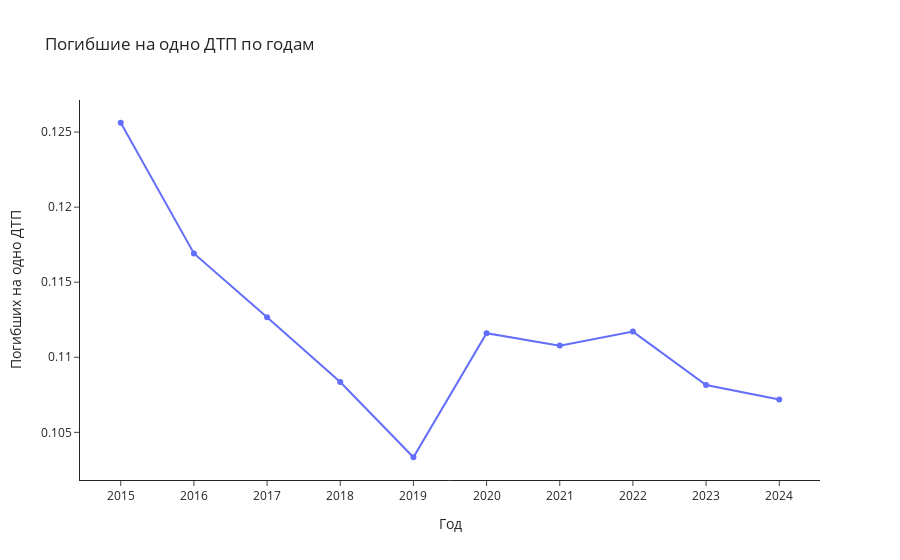

The notebook cell this image was saved under:
### Markdown cell above
## Погибшие на одно ДТП по годам (интерактивно)

В этом блоке мы:
- Выполняем SQL-запрос к базе SQLite, чтобы получить по годам количество аварий и суммарное число погибших;
- Вычисляем показатель «погибших на одно ДТП»;
- Сохраняем результат в HTML для просмотра в браузере.

### Code cell
import sys, os
import plotly.express as px
from utils import run_query, save_html

# добавляем путь к utils.py
sys.path.append(os.path.abspath("../scripts"))

# директория для интерактивных графиков
FIG_DIR_INT = os.path.join("figures", "interactive")
os.makedirs(FIG_DIR_INT, exist_ok=True)

# SQL-запрос: агрегируем число ДТП и погибших по годам
sql = """
SELECT
  CAST(strftime('%Y', datetime) AS INTEGER) AS year,
  COUNT(*)                                   AS accident_count,
  SUM(dead_count)                            AS death_count
FROM accidents
GROUP BY year
ORDER BY year
"""
severity_by_year = run_query(conn, sql)

# рассчитываем погибших на одно ДТП
severity_by_year['deaths_per_accident'] = (
    severity_by_year['death_count'] / severity_by_year['accident_count']
)

# индексы для оси X
idx = list(range(len(severity_by_year)))

# строим интерактивный график
fig = px.line(
    x=idx,
    y=severity_by_year['deaths_per_accident'],
    markers=True,
    title='Погибшие на одно ДТП по годам'
)
fig.update_layout(
    xaxis=dict(
        tickmode='array',
        tickvals=idx,
        ticktext=severity_by_year['year'].astype(str).tolist()
    ),
    xaxis_title='Год',
    yaxis_title='Погибших на одно ДТП',
    template='simple_white'
)

# сохраняем интерактивный HTML
output_path = os.path.join(FIG_INT_DIR, "deaths_per_accident_by_year.html")
save_html(fig, output_path)

# показываем в ноутбуке
fig.show()

### Figure 1 — Plotly figure (JSON) as saved in the notebook; plotly's stock layout.template omitted (floating-point values rounded to 4 significant figures)
{"data": [{"hovertemplate": "x=%{x}<br>y=%{y}<extra></extra>", "legendgroup": "", "line": {"color": "#636efa", "dash": "solid"}, "marker": {"symbol": "circle"}, "mode": "lines+markers", "name": "", "orientation": "v", "showlegend": false, "type": "scatter", "x": [0, 1, 2, 3, 4, 5, 6, 7, 8, 9], "xaxis": "x", "y": [0.1256, 0.1169, 0.1127, 0.1084, 0.1033, 0.1116, 0.1108, 0.1117, 0.1081, 0.1072], "yaxis": "y"}], "layout": {"legend": {"tracegroupgap": 0}, "title": {"text": "Погибшие на одно ДТП по годам"}, "xaxis": {"anchor": "y", "domain": [0, 1], "tickmode": "array", "ticktext": ["2015", "2016", "2017", "2018", "2019", "2020", "2021", "2022", "2023", "2024"], "tickvals": [0, 1, 2, 3, 4, 5, 6, 7, 8, 9], "title": {"text": "Год"}}, "yaxis": {"anchor": "x", "domain": [0, 1], "title": {"text": "Погибших на одно ДТП"}}}}
